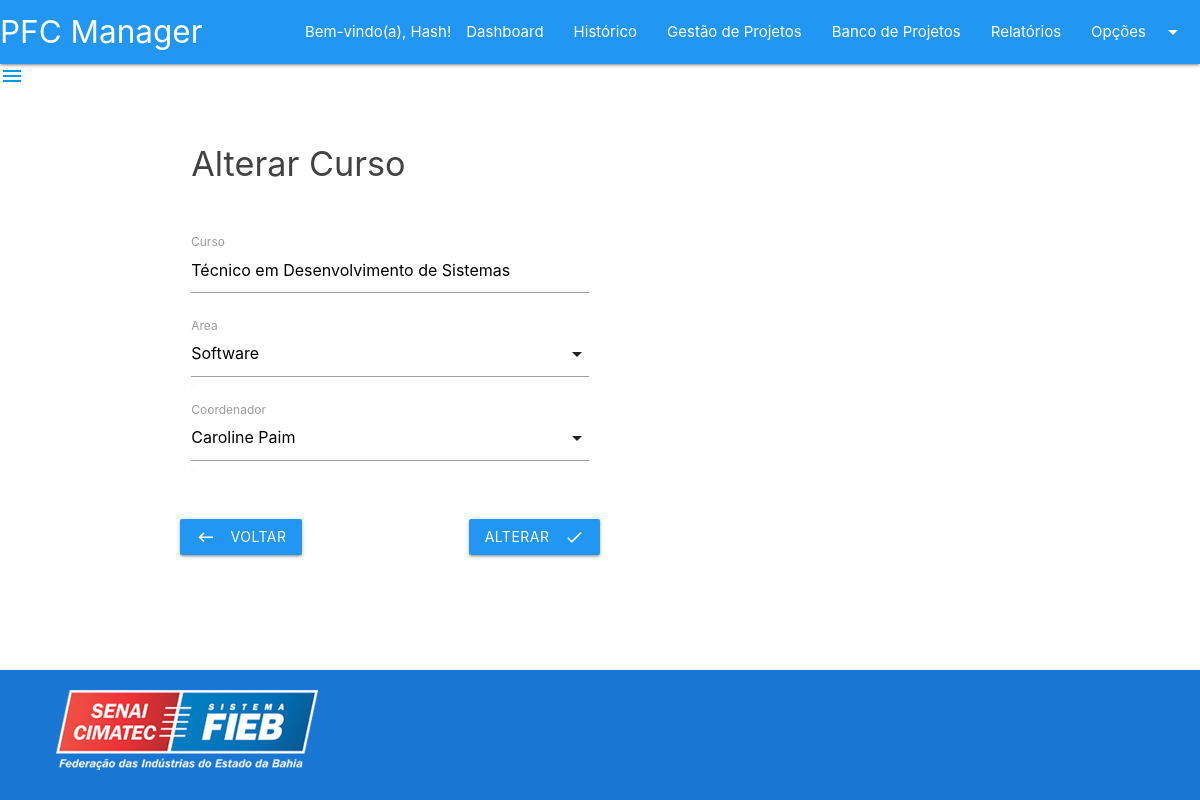
Screenshot of /telas/paginas_curso/alterar_curso.php?id=1 (signed in) with the database file from the repository.
### tables this page shows
CREATE TABLE `cursos` (
  `curso_id` int NOT NULL AUTO_INCREMENT,
  `curso_nome` varchar(45) DEFAULT NULL,
  `curso_area_id` int NOT NULL,
  `curso_coordenador_id` int NOT NULL,
  PRIMARY KEY (`curso_id`),
  KEY `fk_cursos_areas1_idx` (`curso_area_id`),
  KEY `fk_cursos_coordenadores1_idx` (`curso_coordenador_id`),
  CONSTRAINT `fk_cursos_areas1` FOREIGN KEY (`curso_area_id`) REFERENCES `areas` (`area_id`),
  CONSTRAINT `fk_cursos_coordenadores1` FOREIGN KEY (`curso_coordenador_id`) REFERENCES `coordenadores` (`coordenador_id`)
);

CREATE TABLE `areas` (
  `area_id` int NOT NULL AUTO_INCREMENT,
  `area_nome` varchar(45) DEFAULT NULL,
  PRIMARY KEY (`area_id`)
);

CREATE TABLE `coordenadores` (
  `coordenador_id` int NOT NULL AUTO_INCREMENT,
  `coordenador_nome` varchar(45) DEFAULT NULL,
  PRIMARY KEY (`coordenador_id`)
);

### servicos/ServicosCurso.php (called while the page is built, shortened)
<?php
class ServicosCurso implements iServicosCurso
{
    function listarCursosPorId($curso_id)
    {
        $conexao = conectar();
        $consulta = "SELECT * FROM cursos
        INNER JOIN areas
          ON cursos.curso_area_id = areas.area_id
        INNER JOIN coordenadores
          ON cursos.curso_coordenador_id = coordenadores.coordenador_id
        WHERE curso_id = {$curso_id}";
        $resultado = mysqli_query($conexao, $consulta);
        return $resultado;
    }
}

### telas/paginas_curso/alterar_curso.php (the view, shortened to what this page needs)
<?php require_once("../../servicos/ServicosCurso.php"); ?>
<?php
if ($_SESSION["usuario_nome"]) {
?>
    <?php
    $servicosCurso = new ServicosCurso();
    ?>
    <?php
    $linha = mysqli_fetch_assoc($servicosCurso->listarCursosPorId($_GET["id"]));
    ?>
    <!DOCTYPE html>
    <html lang="pt-BR">
    <head>
        <?php include_once("../compartilhado/head.php"); ?>
    </head>
    <body>
        <?php include_once("../compartilhado/header.php"); ?>
        <main>
            <div class="container">
                <div class="row">
                    <div class="col s12 m6">
                        <form action="alterar_curso.php?id=<?php echo $linha["curso_id"] ?>" method="post">
                            <div class="form-elements">
                                <h4 class="grey-text text-darken-3" style="margin: 50px 0px 50px 0px">Alterar Curso</h4>
                                <div class="row">
                                    <div class="input-field col s12">
                                        <input name="curso_nome" maxlength="45" value="<?php echo $linha["curso_nome"] ?>" type="text" class="validate" required>
                                        <label for="curso_nome">Curso</label>
                                    </div>
                                    <div class="input-field col s12">
                                        <select name="curso_area_id" required="required">
                                            <option value="<?php echo $linha["area_id"] ?>"><?php echo $linha["area_nome"] ?></option>
                                        </select>
                                        <label>Area</label>
                                    </div>
                                    <div class="input-field col s12">
                                        <select name="curso_coordenador_id" required="required">
                                            <option value="<?php echo $linha["coordenador_id"] ?>"><?php echo $linha["coordenador_nome"] ?></option>
                                        </select>
                                        <label>Coordenador</label>
                                    </div>
                                </div>
                                <div class="row">
                                    <div class="input-field left">
                                        <a href="index_curso.php" class="btn waves-effect waves-light blue" type="submit" name="action">Voltar
                                            <i class="material-icons left">keyboard_backspace</i>
                                        </a>
                                    </div>
                                    <div class="input-field right">
                                        <button class="btn waves-effect waves-light blue" type="submit" name="action">Alterar
                                            <i class="material-icons right">done</i>
                                        </button>
                                    </div>
                                </div>
                            </div>
                        </form>
                    </div>
                </div>
            </div>
        </main>
        <?php include_once("../compartilhado/footer.php"); ?>
    </body>
    </html>
<?php
} else {
    header("location:../inicio/login.php");
}
?>

### telas/compartilhado/head.php (style rules this page uses)
body { display: flex; min-height: 100vh; flex-direction: column; }
main { flex: 1 0 auto; }

### rows the page displays
cursos: curso_nome "Técnico em Desenvolvimento de Sistemas", curso_area_id "Software", curso_coordenador_id "Caroline Paim"

### other values shown
$_SESSION["usuario_nome"] "Hash"
